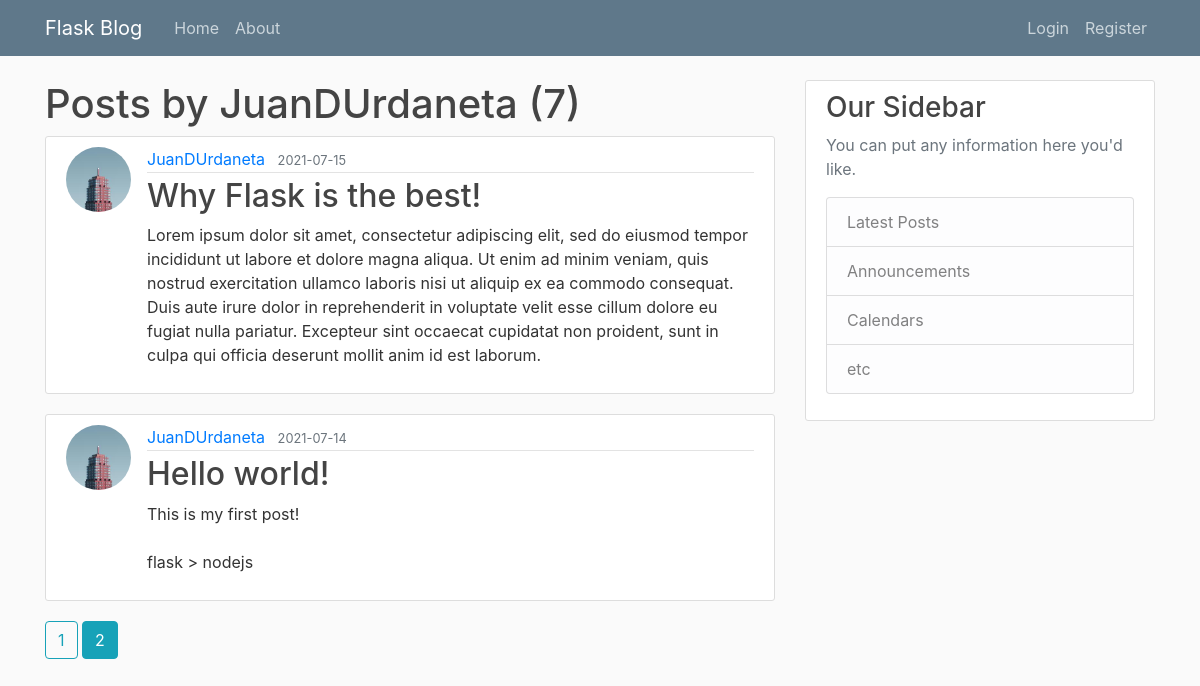
Page /user/JuanDUrdaneta?page=2 on the committed database.
### flaskblog/models.py (models this page shows, shortened)
class User(db.Model, UserMixin):
    id = db.Column(db.Integer, primary_key=True)
    username = db.Column(db.String(20), unique=True, nullable=False)
    email = db.Column(db.String(120), unique=True, nullable=False)
    image_file = db.Column(db.String(20), nullable=False, default='default.jpg')
    password = db.Column(db.String(60), nullable=False)
    posts = db.relationship('Post', backref='author', lazy=True)

class Post(db.Model):
    id = db.Column(db.Integer, primary_key=True)
    title = db.Column(db.String(100), nullable=False)
    date_posted = db.Column(db.DateTime, nullable=False, default=datetime.utcnow)
    content = db.Column(db.Text, nullable=False)
    user_id = db.Column(db.Integer, db.ForeignKey('user.id'), nullable=False)

### flaskblog/users/routes.py (the view)
@users.route("/user/<string:username>")
def user_posts(username):
    page = request.args.get('page', 1, type=int)
    user = User.query.filter_by(username=username).first_or_404()
    posts = Post.query.filter_by(author=user).order_by(Post.date_posted.desc()).paginate(page=page, per_page=5)
    return render_template('user_posts.html', title=user.username, posts=posts, user=user)

### flaskblog/templates/user_posts.html
{% extends "layout.html" %}
{% block content %}
    <h1>Posts by {{user.username}} ({{posts.total}})</h1>
    {% for post in posts.items %}
        <article class="media content-section">
          <img src="{{url_for('static', filename='profile_pics/'+ post.author.image_file )}}" class="rounded-circle article-img">
          <div class="media-body">
            <div class="article-metadata">
              <a class="mr-2" href="{{url_for('users.user_posts', username = post.author.username)}}">{{ post.author.username }}</a>
              <small class="text-muted">{{ post.date_posted.strftime('%Y-%m-%d') }}</small>
            </div>
            <h2><a class="article-title" href="{{url_for('posts.post', post_id=post.id)}}">{{ post.title }}</a></h2>
            <p class="article-content">{{ post.content }}</p>
          </div>
        </article>
    {% endfor %}
      {% for page_num in posts.iter_pages(left_edge=1, right_edge=1, left_current=1, right_current=2) %}
        {% if page_num %}
          {% if posts.page == page_num %}
          <a href="{{url_for('users.user_posts', page=page_num, username=user.username)}}" class="btn btn-info mb-4">{{page_num}}</a>
          {% else %}
          <a href="{{url_for('users.user_posts', page=page_num, username=user.username)}}" class="btn btn-outline-info mb-4">{{page_num}}</a>
          {% endif %}
        {% else %}
        ...
        {% endif %}
      {% endfor %}
{% endblock content %}

### flaskblog/static/main.css (style rules this page uses)
body { background: #fafafa; color: #333333; margin-top: 5rem; }
h1, h2, h3, h4, h5, h6 { color: #444444; }
.content-section { background: #ffffff; padding: 10px 20px; border: 1px solid #dddddd; border-radius: 3px; margin-bottom: 20px; }
.article-title { color: #444444; }
.article-content { white-space: pre-line; }
.article-img { height: 65px; width: 65px; margin-right: 16px; object-fit: cover; }
.article-metadata { padding-bottom: 1px; margin-bottom: 4px; border-bottom: 1px solid #e3e3e3 }

### rows in the picture
User: username "JuanDUrdaneta"
Post: image_file (picture), author.username "JuanDUrdaneta", date_posted "2021-07-15", title "Why Flask is the best!", content "Lorem ipsum dolor sit amet, consectetur adipiscing elit, sed do eiusmod tempor incididunt ut labore et dolore magna aliqua. Ut enim ad minim veniam, quis nostrud exercitation ullamco laboris nisi ut aliquip ex ea commodo consequat. Duis aute irure dolor in reprehenderit in voluptate velit esse cillum dolore eu fugiat nulla pariatur. Excepteur sint occaecat cupidatat non proident, sunt in culpa qui officia deserunt mollit anim id est laborum."
Post: image_file (picture), author.username "JuanDUrdaneta", date_posted "2021-07-14", title "Hello world!", content "This is my first post! flask > nodejs"

### other values in the picture
{{ posts.total }} "7"
{{ page_num }} "1"
{{ page_num }} "2"
